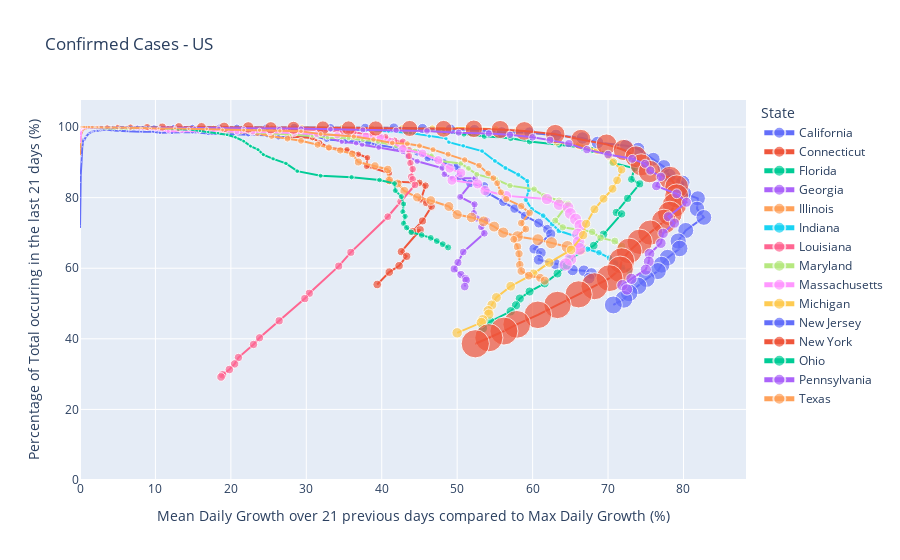

Write notebook code for a chart like this one.
### Markdown cell above
### Plot

### Code cell
list_top_15_countries = daily_cases_US.sort_values(daily_cases_US.columns[-2], ascending=False).reset_index()['Province_State'][:15].to_list()    
st_us.value = list_top_15_countries

if cases_us.value == 'Confirmed Cases':
    daily_cases_US_2 = plot_phase_space_US(daily_cases_US, 
                                           title = cases_us.value, time_window=int(tw_us.value), 
                                           n_cases = min_us.value, state=st_us.value)
elif cases_us.value == 'Deaths':
    daily_deaths_US_2 = plot_phase_space_US(daily_deaths_US.drop(columns='Population'), 
                                            title = cases_us.value, time_window=int(tw_us.value), 
                                            n_cases = min_us.value, state=st_us.value)
else:
    print('ERROR in dataframe')

### Figure 1 — Plotly figure (JSON) as saved in the notebook; plotly's stock layout.template omitted (floating-point values rounded to 4 significant figures; data arrays with more than 128 entries replaced by an {"elided": "..."} marker saying what was removed)
{"data": [{"customdata": {"elided": "64x4 mixed values"}, "hoverlabel": {"namelength": 0}, "hovertemplate": "State =%{customdata[2]}<br>Mean growth over 21d compared to max growth =%{x}<br>% cases from last 21d =%{y}<br>Confirmed Cases=%{customdata[0]}<br>Date=%{customdata[1]}<br>Confirmed Cases today =%{customdata[3]}", "legendgroup": "California", "marker": {"color": "#636efa", "size": [21, 25, 35, 51, 59, 81, 95, 101, 144, 178, 221, 281, 372, 373, 557, 700, 828, 1005, 1243, 1405, 1646, 2108, 2538, 2998, 3899, 4657, 5095, 5852, 7138, 8210, 9399, 10773, 12004, 12837, 15034, 16019, 17351, 18897, 19710, 21081, 21706, 22795, 23931, 25356, 26686, 27677, 29157, 30491, 31431, 33686, 35465, 37344, 39561, 41355, 42368, 43558, 44966, 46164, 48747, 50130, 52026, 53347, 54903, 55884], "sizemode": "area", "sizeref": 797.4, "symbol": "circle"}, "mode": "lines+markers", "name": "California", "showlegend": true, "type": "scatter", "x": [0, 0, 0.1, 0.1, 0.1, 0.2, 0.2, 0.2, 0.3, 0.4, 0.4, 0.6, 0.8, 0.8, 1.2, 1.5, 1.7, 2.1, 2.6, 2.9, 3.5, 4.4, 5.3, 6.3, 8.1, 9.7, 10.6, 12.2, 14.9, 17, 19.5, 22.3, 24.8, 26.3, 31, 32.7, 35.2, 38.2, 39.5, 41.9, 42.9, 44.7, 46.1, 48.2, 50, 50.2, 51.7, 53.6, 54, 56.1, 57.6, 59, 60.8, 62, 62.4, 60.2, 61.1, 60.8, 63, 64.2, 65.3, 66.8, 67.8, 67.5], "xaxis": "x", "y": [71.4, 72, 80, 84.3, 86.4, 90.1, 91.6, 92.1, 94.4, 95.5, 96.4, 96.4, 97.3, 97.3, 98.2, 98.6, 98.8, 98.9, 99.1, 99.1, 99.3, 99, 99, 98.8, 98.7, 98.7, 98.4, 98.4, 98.6, 98.2, 98.1, 97.9, 97.7, 97.1, 97.5, 96.5, 96, 95.6, 94.9, 94.1, 93.5, 92.8, 91.2, 90, 88.8, 85.9, 84, 83.3, 81.4, 78.8, 76.9, 74.8, 72.8, 71, 69.7, 65.5, 64.4, 62.4, 61.2, 60.7, 59.5, 59.3, 58.5, 57.2], "yaxis": "y"}, {"customdata": {"elided": "52x4 mixed values"}, "hoverlabel": {"namelength": 0}, "hovertemplate": "State =%{customdata[2]}<br>Mean growth over 21d compared to max growth =%{x}<br>% cases from last 21d =%{y}<br>Confirmed Cases=%{customdata[0]}<br>Date=%{customdata[1]}<br>Confirmed Cases today =%{customdata[3]}", "legendgroup": "Connecticut", "marker": {"color": "#EF553B", "size": [23, 24, 41, 68, 96, 159, 194, 194, 327, 415, 618, 875, 1012, 1291, 1524, 1993, 2571, 3128, 3557, 3824, 4914, 5276, 5675, 6906, 7781, 7781, 9784, 10538, 11510, 12035, 13381, 13989, 14755, 15884, 16809, 17550, 17962, 19815, 20360, 22469, 23100, 23936, 24583, 25269, 25997, 26312, 26767, 27700, 28764, 29287, 29287, 29973], "sizemode": "area", "sizeref": 797.4, "symbol": "circle"}, "mode": "lines+markers", "name": "Connecticut", "showlegend": true, "type": "scatter", "x": [0.1, 0.1, 0.1, 0.2, 0.2, 0.4, 0.5, 0.5, 0.8, 1, 1.5, 2.1, 2.4, 3.1, 3.6, 4.7, 6.1, 7.4, 8.4, 9.1, 11.7, 12.5, 13.4, 16.3, 18.3, 18.3, 22.9, 24.6, 26.9, 27.8, 30.8, 31.8, 33, 35.4, 36.9, 38.1, 38, 41, 41, 45, 45.8, 45.2, 45.9, 46.6, 45.4, 44.1, 45.1, 42.6, 43.3, 42.3, 41, 39.4], "xaxis": "x", "y": [100, 100, 100, 100, 100, 100, 100, 100, 100, 100, 100, 100, 100, 100, 100, 100, 100, 100, 99.9, 99.9, 99.8, 99.6, 99.6, 99.4, 99.1, 98.8, 98.4, 98.2, 98.3, 97.3, 96.9, 95.6, 94.1, 93.6, 92.3, 91.3, 88.9, 87, 84.6, 84.2, 83.4, 79.5, 78.5, 77.5, 73.4, 70.4, 70.9, 64.7, 63.4, 60.7, 58.9, 55.4], "yaxis": "y"}, {"customdata": {"elided": "55x4 mixed values"}, "hoverlabel": {"namelength": 0}, "hovertemplate": "State =%{customdata[2]}<br>Mean growth over 21d compared to max growth =%{x}<br>% cases from last 21d =%{y}<br>Confirmed Cases=%{customdata[0]}<br>Date=%{customdata[1]}<br>Confirmed Cases today =%{customdata[3]}", "legendgroup": "Florida", "marker": {"color": "#00cc96", "size": [24, 30, 50, 76, 100, 101, 190, 306, 432, 564, 763, 1004, 1227, 1412, 1682, 2357, 2900, 3763, 4246, 5473, 6741, 6956, 9008, 10268, 11537, 12350, 13324, 14545, 15456, 16364, 17531, 18494, 19895, 21019, 21628, 22511, 23343, 24759, 25492, 26314, 27059, 27869, 28309, 29648, 30533, 30839, 31532, 32138, 32848, 33193, 33690, 34728, 35463, 36078, 36897], "sizemode": "area", "sizeref": 797.4, "symbol": "circle"}, "mode": "lines+markers", "name": "Florida", "showlegend": true, "type": "scatter", "x": [0.1, 0.1, 0.2, 0.3, 0.3, 0.3, 0.6, 1, 1.5, 1.9, 2.6, 3.4, 4.1, 4.7, 5.6, 7.9, 9.7, 12.6, 14.2, 18.4, 22.6, 23.3, 30.2, 34.4, 38.5, 41.2, 44.5, 48.3, 50.9, 53.6, 57.1, 59.6, 63.5, 66.6, 68, 70, 70.6, 73.5, 73.1, 74.2, 72.6, 71.1, 71.8, 69.4, 68.1, 64.9, 64.5, 63.3, 61.6, 59.6, 58.3, 57.8, 57.1, 54.4, 53.4], "xaxis": "x", "y": [100, 100, 100, 100, 100, 100, 100, 100, 100, 100, 100, 100, 99.9, 99.9, 99.9, 99.9, 99.9, 99.8, 99.8, 99.8, 99.8, 99.7, 99.7, 99.5, 99.3, 99.2, 99.2, 98.7, 98, 97.4, 96.8, 95.9, 95, 94.2, 93.5, 92.5, 89.9, 88.3, 85.2, 83.9, 79.8, 75.8, 75.4, 69.6, 66.4, 62.6, 60.8, 58.5, 55.7, 53.4, 51.4, 49.5, 47.8, 44.9, 43], "yaxis": "y"}, {"customdata": {"elided": "55x4 mixed values"}, "hoverlabel": {"namelength": 0}, "hovertemplate": "State =%{customdata[2]}<br>Mean growth over 21d compared to max growth =%{x}<br>% cases from last 21d =%{y}<br>Confirmed Cases=%{customdata[0]}<br>Date=%{customdata[1]}<br>Confirmed Cases today =%{customdata[3]}", "legendgroup": "Georgia", "marker": {"color": "#ab63fa", "size": [23, 31, 42, 73, 99, 121, 146, 197, 287, 485, 555, 621, 772, 1026, 1247, 1525, 2000, 2366, 2651, 2808, 3929, 4638, 5348, 5831, 6160, 6647, 7314, 8822, 9901, 10566, 11485, 12159, 12452, 13315, 14578, 14987, 15669, 17194, 17669, 18301, 19407, 19881, 21214, 21883, 22491, 23222, 23486, 24302, 24922, 25775, 26264, 27489, 28331, 28665, 29451], "sizemode": "area", "sizeref": 797.4, "symbol": "circle"}, "mode": "lines+markers", "name": "Georgia", "showlegend": true, "type": "scatter", "x": [0.1, 0.1, 0.1, 0.2, 0.3, 0.4, 0.5, 0.6, 0.9, 1.5, 1.8, 2, 2.4, 3.2, 3.9, 4.8, 6.3, 7.5, 8.4, 8.8, 12.4, 14.6, 16.8, 18.3, 19.2, 20.7, 22.7, 27.4, 30.6, 32.5, 34.7, 36.6, 37.4, 39.6, 42.8, 43.4, 44.7, 48, 48.3, 49.4, 52.4, 50.4, 52.3, 52.2, 52.6, 53.9, 53.2, 53.6, 50.8, 50.1, 49.6, 50.5, 51.1, 51.2, 51], "xaxis": "x", "y": [100, 100, 100, 100, 100, 100, 100, 100, 100, 100, 100, 100, 100, 99.8, 99.8, 99.9, 99.8, 99.8, 99.8, 99.6, 99.6, 99.5, 99.4, 99.3, 98.8, 98.5, 98.3, 98.3, 98, 97.3, 95.8, 95.4, 95, 94.2, 93, 91.7, 90.3, 88.4, 86.6, 85.5, 85.5, 80.2, 78.1, 75.6, 74.1, 73.5, 71.7, 69.9, 64.6, 61.6, 59.8, 58.2, 57.1, 56.6, 54.8], "yaxis": "y"}, {"customdata": {"elided": "55x4 mixed values"}, "hoverlabel": {"namelength": 0}, "hovertemplate": "State =%{customdata[2]}<br>Mean growth over 21d compared to max growth =%{x}<br>% cases from last 21d =%{y}<br>Confirmed Cases=%{customdata[0]}<br>Date=%{customdata[1]}<br>Confirmed Cases today =%{customdata[3]}", "legendgroup": "Illinois", "marker": {"color": "#FFA15A", "size": [25, 32, 46, 64, 66, 83, 161, 272, 422, 585, 753, 1049, 1285, 1537, 1865, 2538, 3024, 3491, 4596, 5056, 5994, 6980, 7695, 8904, 10357, 11259, 12262, 13553, 15078, 16422, 17887, 19180, 20852, 22025, 23248, 24593, 25734, 27578, 29160, 30357, 31513, 33059, 35107, 36937, 39658, 41777, 43903, 45883, 48102, 50358, 52918, 56055, 58505, 61499, 63777], "sizemode": "area", "sizeref": 797.4, "symbol": "circle"}, "mode": "lines+markers", "name": "Illinois", "showlegend": true, "type": "scatter", "x": [0, 0, 0.1, 0.1, 0.1, 0.1, 0.3, 0.4, 0.7, 0.9, 1.2, 1.7, 2, 2.4, 3, 4, 4.8, 5.5, 7.3, 8, 9.5, 11.1, 12.2, 14.1, 16.4, 17.8, 19.4, 21.3, 23.5, 25.4, 27.5, 29.3, 31.5, 33, 34.5, 36.1, 36.9, 39.1, 40.8, 41, 42.1, 43, 44.7, 46.5, 48.9, 50, 51.9, 53.5, 54.9, 56.1, 58, 60.7, 62.5, 64.6, 66.4], "xaxis": "x", "y": [92, 93.8, 95.7, 96.9, 97, 97.6, 98.8, 99.3, 99.5, 99.7, 99.7, 99.7, 99.7, 99.7, 99.8, 99.8, 99.8, 99.8, 99.8, 99.9, 99.8, 99.6, 99.6, 99.5, 99.4, 99.4, 99.3, 98.8, 98.2, 97.4, 96.7, 96.1, 95, 94.2, 93.4, 92.4, 90.1, 89, 88, 84.9, 84, 81.9, 80.1, 79.2, 77.5, 75.2, 74.4, 73.3, 71.8, 70.1, 69, 68.1, 67.2, 66.1, 65.5], "yaxis": "y"}, {"customdata": {"elided": "51x4 mixed values"}, "hoverlabel": {"namelength": 0}, "hovertemplate": "State =%{customdata[2]}<br>Mean growth over 21d compared to max growth =%{x}<br>% cases from last 21d =%{y}<br>Confirmed Cases=%{customdata[0]}<br>Date=%{customdata[1]}<br>Confirmed Cases today =%{customdata[3]}", "legendgroup": "Indiana", "marker": {"color": "#19d3f3", "size": [20, 25, 30, 38, 60, 86, 128, 204, 270, 368, 477, 645, 979, 1233, 1513, 1786, 2158, 2564, 3038, 3437, 3953, 4411, 4956, 5510, 5943, 6351, 6907, 7435, 7928, 8359, 8527, 8960, 9542, 10154, 10641, 11211, 11688, 12097, 12438, 13039, 13681, 14399, 15012, 15961, 16588, 17182, 17835, 18630, 19295, 19933, 20507], "sizemode": "area", "sizeref": 797.4, "symbol": "circle"}, "mode": "lines+markers", "name": "Indiana", "showlegend": true, "type": "scatter", "x": [0.1, 0.1, 0.2, 0.2, 0.4, 0.5, 0.8, 1.2, 1.6, 2.2, 2.9, 3.9, 5.9, 7.4, 9.1, 10.7, 12.9, 15.3, 18.1, 20.5, 23.6, 26.3, 29.5, 32.8, 35.4, 37.7, 40.9, 43.8, 46.3, 48.5, 48.9, 50.8, 53.3, 55, 56.4, 58.1, 59.3, 59.5, 59.1, 59.9, 61.4, 62.6, 63.5, 65.9, 66.4, 67.3, 68.8, 70.2, 71, 71.9, 72.8], "xaxis": "x", "y": [100, 100, 100, 100, 100, 100, 100, 100, 100, 100, 100, 100, 99.9, 99.9, 99.9, 99.8, 99.7, 99.6, 99.6, 99.6, 99.6, 99.5, 99.5, 99.5, 99.4, 99.1, 98.8, 98.3, 97.4, 96.8, 95.7, 94.7, 93.2, 90.4, 88.4, 86.5, 84.7, 82.2, 79.4, 76.7, 74.9, 72.5, 70.6, 68.9, 66.8, 65.4, 64.4, 62.9, 61.5, 60.2, 59.2], "yaxis": "y"}, {"customdata": {"elided": "53x4 mixed values"}, "hoverlabel": {"namelength": 0}, "hovertemplate": "State =%{customdata[2]}<br>Mean growth over 21d compared to max growth =%{x}<br>% cases from last 21d =%{y}<br>Confirmed Cases=%{customdata[0]}<br>Date=%{customdata[1]}<br>Confirmed Cases today =%{customdata[3]}", "legendgroup": "Louisiana", "marker": {"color": "#FF6692", "size": [29, 77, 87, 115, 196, 257, 392, 537, 763, 837, 1172, 1388, 1795, 2304, 2744, 3315, 3540, 4025, 5237, 6424, 9149, 10297, 12496, 13010, 14867, 16284, 17030, 18283, 19253, 20014, 20595, 21016, 21518, 21951, 22532, 23118, 23580, 23928, 24523, 24854, 25258, 25739, 26140, 26512, 26773, 27068, 27286, 27660, 28001, 28711, 29140, 29340, 29673], "sizemode": "area", "sizeref": 797.4, "symbol": "circle"}, "mode": "lines+markers", "name": "Louisiana", "showlegend": true, "type": "scatter", "x": [0.1, 0.2, 0.2, 0.2, 0.4, 0.6, 0.8, 1.2, 1.7, 1.8, 2.5, 3, 3.9, 5, 5.9, 7.2, 7.7, 8.7, 11.3, 13.9, 19.8, 22.2, 26.9, 28, 31.9, 34.8, 36.3, 38.7, 40.5, 41.7, 42.8, 43, 43.6, 43.6, 43.8, 44.1, 43.9, 44.1, 44.4, 42.5, 40.8, 35.9, 34.3, 30.4, 29.8, 26.4, 23.8, 23, 21, 20.5, 19.8, 18.9, 18.7], "xaxis": "x", "y": [100, 100, 100, 100, 100, 100, 100, 100, 100, 100, 100, 100, 100, 100, 100, 100, 100, 100, 100, 99.9, 99.8, 99.7, 99.4, 99.3, 99.2, 98.8, 98.5, 97.9, 97.2, 96.2, 95.9, 94.4, 93.5, 91.8, 89.8, 88.1, 85.9, 85.2, 83.6, 78.9, 74.6, 64.5, 60.6, 52.9, 51.4, 45.1, 40.3, 38.4, 34.7, 32.9, 31.3, 29.8, 29.2], "yaxis": "y"}, {"customdata": {"elided": "52x4 mixed values"}, "hoverlabel": {"namelength": 0}, "hovertemplate": "State =%{customdata[2]}<br>Mean growth over 21d compared to max growth =%{x}<br>% cases from last 21d =%{y}<br>Confirmed Cases=%{customdata[0]}<br>Date=%{customdata[1]}<br>Confirmed Cases today =%{customdata[3]}", "legendgroup": "Maryland", "marker": {"color": "#B6E880", "size": [27, 24, 42, 60, 85, 107, 149, 193, 244, 290, 349, 425, 583, 775, 995, 1239, 1413, 1660, 1986, 2331, 2758, 3125, 3617, 4045, 4371, 5529, 6185, 6968, 7694, 8225, 8936, 9472, 10032, 10784, 11572, 12326, 12847, 13684, 14193, 14775, 15737, 16616, 17766, 18581, 19487, 20113, 20849, 21742, 23472, 24473, 25462, 26408], "sizemode": "area", "sizeref": 797.4, "symbol": "circle"}, "mode": "lines+markers", "name": "Maryland", "showlegend": true, "type": "scatter", "x": [0.1, 0.1, 0.2, 0.2, 0.3, 0.4, 0.6, 0.8, 1, 1.2, 1.4, 1.7, 2.4, 3.2, 4.1, 5.1, 5.8, 6.8, 8.1, 9.5, 11.3, 12.7, 14.8, 16.5, 17.7, 22.4, 25, 28, 30.8, 32.8, 35.6, 37.5, 39.5, 41.9, 44.4, 46.6, 47.7, 50.5, 51.5, 52.6, 55.1, 57, 60.2, 61.5, 63.5, 64.7, 63, 64, 67.9, 69, 70.9, 71.8], "xaxis": "x", "y": [100, 100, 100, 100, 100, 100, 100, 100, 100, 100, 100, 100, 100, 99.6, 99.7, 99.6, 99.6, 99.5, 99.5, 99.5, 99.3, 99.1, 99.3, 99, 98.6, 98.5, 98.3, 97.9, 97.5, 97, 96.8, 96.3, 95.8, 94.6, 93.3, 91.9, 90.4, 89.7, 88.3, 86.6, 85.2, 83.4, 82.4, 80.5, 79.2, 78.3, 73.5, 71.6, 70.3, 68.6, 67.7, 66.2], "yaxis": "y"}, {"customdata": {"elided": "58x4 mixed values"}, "hoverlabel": {"namelength": 0}, "hovertemplate": "State =%{customdata[2]}<br>Mean growth over 21d compared to max growth =%{x}<br>% cases from last 21d =%{y}<br>Confirmed Cases=%{customdata[0]}<br>Date=%{customdata[1]}<br>Confirmed Cases today =%{customdata[3]}", "legendgroup": "Massachusetts", "marker": {"color": "#FF97FF", "size": [22, 22, 41, 92, 107, 123, 138, 138, 187, 217, 252, 328, 413, 523, 640, 777, 1159, 1838, 2417, 3240, 4257, 4955, 5752, 6620, 7738, 8966, 10402, 11736, 12500, 13837, 15202, 16790, 18941, 20974, 22860, 25475, 26867, 28164, 29918, 32181, 34402, 36372, 38077, 38077, 41199, 42944, 46023, 50969, 53348, 54938, 56462, 58302, 60265, 62205, 64311, 66263, 68087, 69087], "sizemode": "area", "sizeref": 797.4, "symbol": "circle"}, "mode": "lines+markers", "name": "Massachusetts", "showlegend": true, "type": "scatter", "x": [0, 0, 0.1, 0.1, 0.2, 0.2, 0.2, 0.2, 0.3, 0.3, 0.4, 0.5, 0.6, 0.8, 1, 1.2, 1.8, 2.8, 3.7, 4.9, 6.5, 7.5, 8.7, 10, 11.7, 13.5, 15.7, 17.7, 18.9, 20.8, 22.9, 25.2, 28.4, 31.4, 34.1, 37.9, 39.8, 41.2, 42.8, 45.4, 47.5, 49, 50.5, 49.3, 52.7, 53.7, 56.5, 61.9, 63.5, 64.7, 65, 65.7, 66.3, 66, 66.1, 66.2, 65, 64.4], "xaxis": "x", "y": [95.5, 95.5, 97.6, 98.9, 99.1, 99.2, 99.3, 99.3, 99.5, 99.5, 99.6, 99.7, 99.8, 99.8, 99.8, 99.9, 99.8, 99.9, 99.9, 99.8, 99.9, 99.6, 99.6, 99.4, 98.8, 98.8, 98.8, 98.8, 98.9, 98.6, 98.6, 98.5, 98.3, 98, 97.7, 97.5, 97.1, 95.9, 93.9, 92.5, 90.6, 88.3, 87, 84.9, 83.9, 82, 80.5, 79.6, 78, 77.2, 75.5, 73.9, 72.1, 69.6, 67.4, 65.5, 62.6, 61.1], "yaxis": "y"}, {"customdata": {"elided": "52x4 mixed values"}, "hoverlabel": {"namelength": 0}, "hovertemplate": "State =%{customdata[2]}<br>Mean growth over 21d compared to max growth =%{x}<br>% cases from last 21d =%{y}<br>Confirmed Cases=%{customdata[0]}<br>Date=%{customdata[1]}<br>Confirmed Cases today =%{customdata[3]}", "legendgroup": "Michigan", "marker": {"color": "#FECB52", "size": [25, 32, 54, 63, 119, 259, 402, 540, 1035, 1329, 1793, 2296, 2845, 3634, 4650, 5488, 6498, 7615, 9315, 10791, 12744, 14225, 15718, 17221, 18970, 20346, 21504, 22434, 23605, 24244, 25635, 27001, 28059, 28809, 30023, 30791, 31424, 32000, 32667, 33966, 35296, 36666, 37074, 37778, 38210, 39262, 40399, 41379, 42356, 43207, 43801, 43990], "sizemode": "area", "sizeref": 797.4, "symbol": "circle"}, "mode": "lines+markers", "name": "Michigan", "showlegend": true, "type": "scatter", "x": [0.1, 0.1, 0.1, 0.2, 0.3, 0.7, 1.1, 1.5, 2.8, 3.6, 4.9, 6.3, 7.7, 9.9, 12.7, 14.9, 17.7, 20.7, 25.4, 29.4, 34.7, 38.7, 42.7, 46.7, 51.5, 55.1, 57.8, 60, 62.8, 63.2, 66.2, 68.6, 70.1, 70.7, 71.8, 71.2, 70.6, 69.4, 68.2, 67.1, 66.7, 65.1, 62.2, 60.1, 57.1, 55.2, 54.6, 54.1, 54.2, 53.4, 53.2, 50], "xaxis": "x", "y": [100, 100, 100, 100, 100, 100, 100, 100, 100, 100, 100, 100, 100, 100, 100, 100, 100, 100, 100, 100, 99.9, 99.8, 99.8, 99.7, 99.7, 99.4, 98.8, 98.2, 97.7, 95.7, 94.8, 93.4, 91.8, 90.1, 87.9, 84.9, 82.5, 79.7, 76.7, 72.6, 69.4, 65.2, 61.6, 58.4, 54.9, 51.7, 49.6, 48, 47, 45.4, 44.6, 41.7], "yaxis": "y"}, {"customdata": {"elided": "55x4 mixed values"}, "hoverlabel": {"namelength": 0}, "hovertemplate": "State =%{customdata[2]}<br>Mean growth over 21d compared to max growth =%{x}<br>% cases from last 21d =%{y}<br>Confirmed Cases=%{customdata[0]}<br>Date=%{customdata[1]}<br>Confirmed Cases today =%{customdata[3]}", "legendgroup": "New Jersey", "marker": {"color": "#636efa", "size": [23, 29, 49, 69, 72, 176, 250, 397, 741, 890, 1327, 1914, 2844, 3675, 4402, 6876, 8825, 11124, 13386, 16636, 18696, 22255, 25590, 29895, 34124, 37505, 41090, 44416, 47437, 51027, 54588, 58151, 61850, 64584, 68824, 71030, 75317, 78467, 81420, 85301, 88722, 92387, 95914, 100025, 102196, 105498, 109038, 111188, 113856, 116365, 118652, 121190, 123717, 126744, 128269], "sizemode": "area", "sizeref": 797.4, "symbol": "circle"}, "mode": "lines+markers", "name": "New Jersey", "showlegend": true, "type": "scatter", "x": [0, 0, 0.1, 0.1, 0.1, 0.2, 0.3, 0.4, 0.8, 1, 1.5, 2.1, 3.2, 4.1, 4.9, 7.6, 9.8, 12.4, 14.9, 18.5, 20.8, 24.7, 28.4, 33.2, 37.8, 41.6, 45.4, 49.1, 52.3, 55.9, 59.6, 63.1, 66.6, 68.6, 72.4, 74, 76, 77.4, 78.1, 79.9, 80.1, 81.9, 81.8, 82.7, 80.3, 79.3, 79.5, 77.9, 77.1, 76.6, 75.1, 74, 72.8, 72.1, 70.7], "xaxis": "x", "y": [100, 100, 100, 100, 100, 100, 100, 100, 100, 100, 100, 100, 100, 100, 100, 100, 100, 100, 100, 100, 99.9, 99.9, 99.9, 99.8, 99.8, 99.8, 99.6, 99.4, 99.2, 98.5, 98.4, 97.7, 96.9, 95.6, 94.7, 93.8, 90.9, 88.8, 86.3, 84.3, 81.2, 79.8, 76.8, 74.4, 70.7, 67.7, 65.6, 63, 61, 59.2, 57, 55, 53, 51.2, 49.6], "yaxis": "y"}, {"customdata": {"elided": "61x4 mixed values"}, "hoverlabel": {"namelength": 0}, "hovertemplate": "State =%{customdata[2]}<br>Mean growth over 21d compared to max growth =%{x}<br>% cases from last 21d =%{y}<br>Confirmed Cases=%{customdata[0]}<br>Date=%{customdata[1]}<br>Confirmed Cases today =%{customdata[3]}", "legendgroup": "New York", "marker": {"color": "#EF553B", "size": [23, 31, 76, 106, 142, 150, 220, 327, 421, 613, 615, 967, 1578, 3038, 5704, 8403, 11727, 15800, 20884, 25681, 30841, 37877, 44876, 52410, 59648, 66663, 75833, 83948, 92506, 102987, 113833, 123160, 131815, 139875, 151061, 161779, 172348, 181026, 189033, 195749, 203020, 214454, 223691, 230597, 237474, 243382, 248416, 253519, 258222, 263460, 271590, 282143, 288045, 291996, 295106, 299691, 304372, 308314, 312977, 316415, 318953], "sizemode": "area", "sizeref": 797.4, "symbol": "circle"}, "mode": "lines+markers", "name": "New York", "showlegend": true, "type": "scatter", "x": [0, 0, 0, 0, 0.1, 0.1, 0.1, 0.1, 0.2, 0.3, 0.3, 0.4, 0.7, 1.3, 2.4, 3.6, 5, 6.7, 8.9, 10.9, 13.1, 16.1, 19.1, 22.3, 25.3, 28.3, 32.2, 35.6, 39.2, 43.7, 48.2, 52.2, 55.7, 58.9, 63, 66.4, 69.8, 72.1, 73.7, 74.4, 75.5, 78.2, 79.1, 79.1, 78.8, 78.2, 77.4, 75.6, 74.2, 72.8, 71.8, 71.6, 70.2, 68.2, 66.1, 63.3, 60.7, 57.9, 56.2, 54.2, 52.4], "xaxis": "x", "y": [100, 100, 100, 100, 100, 100, 100, 100, 100, 100, 100, 100, 100, 100, 100, 100, 100, 100, 100, 100, 100, 99.9, 99.9, 99.9, 99.8, 99.8, 99.8, 99.7, 99.6, 99.6, 99.5, 99.5, 99.3, 98.9, 98, 96.5, 95.1, 93.5, 91.6, 89.3, 87.4, 85.6, 83.1, 80.5, 77.9, 75.5, 73.2, 70.1, 67.5, 64.9, 62.1, 59.7, 57.2, 54.9, 52.6, 49.6, 46.8, 44.1, 42.2, 40.3, 38.6], "yaxis": "y"}, {"customdata": {"elided": "52x4 mixed values"}, "hoverlabel": {"namelength": 0}, "hovertemplate": "State =%{customdata[2]}<br>Mean growth over 21d compared to max growth =%{x}<br>% cases from last 21d =%{y}<br>Confirmed Cases=%{customdata[0]}<br>Date=%{customdata[1]}<br>Confirmed Cases today =%{customdata[3]}", "legendgroup": "Ohio", "marker": {"color": "#00cc96", "size": [26, 30, 50, 67, 89, 119, 173, 247, 356, 443, 567, 704, 868, 1137, 1406, 1653, 1933, 2199, 2547, 2901, 3312, 3739, 4043, 4453, 4782, 5148, 5512, 5878, 6250, 6604, 6975, 7285, 7794, 8414, 9107, 10222, 11602, 12919, 13725, 14117, 14694, 15169, 15587, 15972, 16325, 16769, 17303, 18027, 18743, 19335, 19914, 20474], "sizemode": "area", "sizeref": 797.4, "symbol": "circle"}, "mode": "lines+markers", "name": "Ohio", "showlegend": true, "type": "scatter", "x": [0.1, 0.1, 0.2, 0.2, 0.3, 0.4, 0.6, 0.9, 1.3, 1.6, 2.1, 2.5, 3.1, 4.1, 5.1, 6, 7, 7.9, 9.2, 10.5, 11.9, 13.4, 14.5, 15.9, 17, 18.3, 19.5, 20.6, 21.7, 22.6, 23.6, 24.3, 25.6, 27.3, 28.8, 31.9, 36, 39.7, 41.7, 41.8, 42.6, 42.9, 42.8, 43.1, 42.9, 43.3, 43.9, 45.3, 46.5, 47.3, 48.1, 48.8], "xaxis": "x", "y": [100, 100, 100, 100, 100, 100, 100, 100, 100, 100, 100, 100, 100, 100, 100, 100, 100, 99.9, 99.8, 99.8, 99.6, 99.3, 99.3, 98.9, 98.6, 98.3, 97.8, 97.1, 96, 94.6, 93.6, 92.2, 91, 89.7, 87.5, 86.2, 85.8, 85, 84, 82, 80.3, 78.2, 76, 74.7, 72.7, 71.5, 70.2, 69.4, 68.6, 67.7, 66.8, 65.9], "yaxis": "y"}, {"customdata": {"elided": "54x4 mixed values"}, "hoverlabel": {"namelength": 0}, "hovertemplate": "State =%{customdata[2]}<br>Mean growth over 21d compared to max growth =%{x}<br>% cases from last 21d =%{y}<br>Confirmed Cases=%{customdata[0]}<br>Date=%{customdata[1]}<br>Confirmed Cases today =%{customdata[3]}", "legendgroup": "Pennsylvania", "marker": {"color": "#ab63fa", "size": [22, 41, 47, 47, 79, 112, 155, 206, 311, 399, 509, 698, 946, 1260, 1795, 2345, 2845, 3432, 4155, 4963, 6009, 7268, 8570, 10444, 11589, 13127, 14853, 16631, 18300, 20051, 21719, 22938, 24292, 25465, 26753, 28258, 29888, 31652, 32902, 33914, 35249, 36082, 38379, 40208, 41153, 42616, 43558, 45137, 46327, 47971, 49579, 50494, 51225, 52816], "sizemode": "area", "sizeref": 797.4, "symbol": "circle"}, "mode": "lines+markers", "name": "Pennsylvania", "showlegend": true, "type": "scatter", "x": [0.1, 0.1, 0.1, 0.1, 0.2, 0.3, 0.4, 0.5, 0.8, 1, 1.3, 1.8, 2.4, 3.2, 4.6, 6, 7.2, 8.7, 10.5, 12.6, 15.2, 18.4, 21.7, 26.4, 29.3, 33.2, 37.5, 41.9, 46, 50.2, 54.2, 57, 60, 62.3, 64.8, 67.2, 70, 73.2, 74.9, 75.6, 77, 76.4, 79.1, 80.4, 78, 78.8, 77.3, 77, 75.5, 75.4, 75, 73.1, 71.9, 72.5], "xaxis": "x", "y": [100, 100, 100, 100, 100, 100, 100, 100, 100, 100, 100, 100, 100, 100, 100, 99.9, 99.9, 99.8, 99.8, 99.8, 99.7, 99.7, 99.5, 99.5, 99.6, 99.4, 99.2, 99.1, 98.9, 98.4, 98.2, 97.8, 97.1, 96.3, 95.3, 93.6, 92.2, 91, 89.6, 87.7, 85.9, 83.3, 81.1, 78.7, 74.6, 72.8, 69.9, 67.1, 64.1, 61.9, 59.6, 57, 55.2, 54], "yaxis": "y"}, {"customdata": {"elided": "55x4 mixed values"}, "hoverlabel": {"namelength": 0}, "hovertemplate": "State =%{customdata[2]}<br>Mean growth over 21d compared to max growth =%{x}<br>% cases from last 21d =%{y}<br>Confirmed Cases=%{customdata[0]}<br>Date=%{customdata[1]}<br>Confirmed Cases today =%{customdata[3]}", "legendgroup": "Texas", "marker": {"color": "#FFA15A", "size": [21, 27, 44, 60, 63, 85, 110, 196, 306, 429, 582, 643, 758, 955, 1229, 1563, 1937, 2455, 2792, 3147, 3809, 4355, 5069, 5734, 6567, 7209, 8043, 8925, 9777, 11208, 12105, 13023, 13677, 14275, 15006, 15907, 16876, 17849, 18704, 19260, 19751, 20574, 21321, 22650, 23642, 24153, 24967, 25321, 26357, 27257, 28727, 29692, 30917, 31998, 32783], "sizemode": "area", "sizeref": 797.4, "symbol": "circle"}, "mode": "lines+markers", "name": "Texas", "showlegend": true, "type": "scatter", "x": [0.1, 0.1, 0.1, 0.2, 0.2, 0.3, 0.4, 0.7, 1, 1.4, 1.9, 2.1, 2.5, 3.2, 4.1, 5.2, 6.4, 8.1, 9.3, 10.4, 12.6, 14.4, 16.8, 18.9, 21.7, 23.8, 26.5, 29.3, 31.9, 36.3, 38.9, 41.4, 43.4, 45, 46.8, 48.8, 51, 52.9, 54.1, 54.8, 55.3, 55.8, 56.5, 58.5, 59.6, 58.5, 59.1, 57.5, 58, 58.2, 58.3, 58.5, 59.5, 61, 61.6], "xaxis": "x", "y": [100, 100, 100, 100, 100, 100, 100, 100, 100, 100, 100, 100, 100, 100, 100, 99.8, 99.8, 99.7, 99.6, 99.6, 99.6, 99.5, 99.5, 99.2, 99.1, 99.1, 98.9, 98.8, 98, 97.3, 96.5, 95.5, 95.3, 94.7, 93.6, 92.3, 90.7, 89.1, 86.9, 85.5, 84.1, 81.5, 79.6, 77.6, 75.7, 72.8, 71.1, 68.2, 66.1, 64.1, 61, 59.2, 57.9, 57.3, 56.5], "yaxis": "y"}], "layout": {"legend": {"itemsizing": "constant", "title": {"text": "State "}, "tracegroupgap": 0}, "title": {"text": "Confirmed Cases - US"}, "xaxis": {"anchor": "y", "domain": [0, 1], "rangemode": "tozero", "title": {"text": "Mean Daily Growth over 21 previous days compared to Max Daily Growth (%)"}}, "yaxis": {"anchor": "x", "domain": [0, 1], "rangemode": "tozero", "title": {"text": "Percentage of Total occuring in the last 21 days (%)"}}}}
